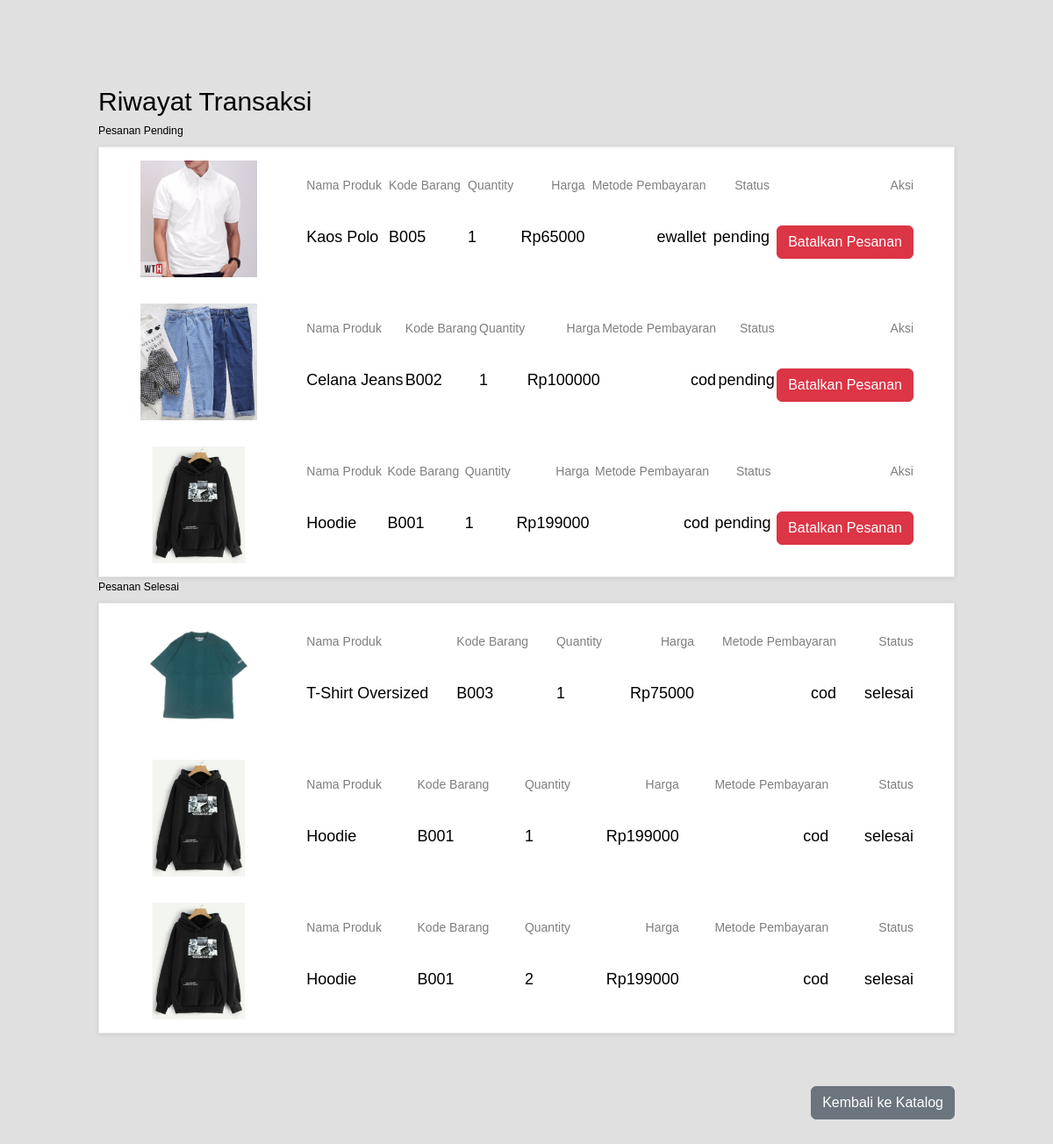
The app's page /riwayat_transaksi.php (signed in) with its own data.
### tables this page shows
CREATE TABLE `transaksi` (
  `id_transaksi` int(11) NOT NULL,
  `username` varchar(30) NOT NULL,
  `kode_barang` varchar(6) NOT NULL,
  `qty` int(16) NOT NULL,
  `metode_pembayaran` enum('cod','ewallet','bank') NOT NULL,
  `status` enum('pending','selesai') NOT NULL
);

CREATE TABLE `produk` (
  `kode_barang` varchar(6) NOT NULL,
  `nama_barang` varchar(50) NOT NULL,
  `harga` bigint(16) NOT NULL,
  `deskripsi_barang` text NOT NULL,
  `stok` bigint(16) NOT NULL,
  `gambar` varchar(255) NOT NULL
);

### riwayat_transaksi.php (the view, shortened to what this page needs)
<!doctype html>
<html lang="en">
<head>
    <link href="https://cdn.jsdelivr.net/npm/bootstrap@5.2.0-beta1/dist/css/bootstrap.min.css" rel="stylesheet"
>
</head>
<body>
<div class="cart_section">
     <div class="container-fluid">
         <div class="row">
             <div class="col-lg-10 offset-lg-1">
                 <div class="cart_container">
                     <div class="cart_title">Riwayat Transaksi</small></div>
                     <small>Pesanan Pending</small>
                     <div class="cart_items">
                         <ul class="cart_list">
                            <?php
                                include 'koneksi.php';
                                $username = $_SESSION['username'];
                                $data = mysqli_query($koneksi, "SELECT t.id_transaksi, p.nama_barang as nama, p.gambar as gambar, p.kode_barang as kode, p.harga as harga, t.qty as qty, t.metode_pembayaran as metode, t.status as status FROM transaksi t, produk p where username = '$username' AND t.kode_barang = p.kode_barang AND t.status = 'pending' ORDER BY t.kode_barang DESC");
                                while ($d = mysqli_fetch_array($data)) {
                            ?>
                             <li class="cart_item clearfix">
                                 <div class="cart_item_image"><img src="admin/aksi/gambar/<?php echo $d['gambar']; ?>" alt=""></div>
                                 <div class="cart_item_info d-flex flex-md-row flex-column justify-content-between">
                                     <div class="cart_item_name cart_info_col">
                                         <div class="cart_item_title">Nama Produk</div>
                                         <div class="cart_item_text"><?php echo $d['nama']; ?></div>
                                     </div>
                                     <div class="cart_item_color cart_info_col">
                                         <div class="cart_item_title">Kode Barang</div>
                                         <div class="cart_item_text"><?php echo $d['kode']; ?></div>
                                     </div>
                                     <div class="cart_item_quantity cart_info_col">
                                         <div class="cart_item_title">Quantity</div>
                                         <div class="cart_item_text"><?php echo $d['qty']; ?></div>
                                     </div>
                                     <div class="cart_item_price cart_info_col">
                                         <div class="cart_item_title">Harga</div>
                                         <div class="cart_item_text">Rp<?php echo $d['harga']; ?></div>
                                     </div>
                                     <div class="cart_item_total cart_info_col">
                                         <div class="cart_item_title">Metode Pembayaran</div>
                                         <div class="cart_item_text"><?php echo $d['metode']; ?></div>
                                     </div>
                                     <div class="cart_item_total cart_info_col">
                                         <div class="cart_item_title">Status</div>
                                         <div class="cart_item_text"><?php echo $d['status']; ?></div>
                                     </div>
                                     <div class="cart_item_total cart_info_col">
                                         <div class="cart_item_title">Aksi</div>
                                         <div class="cart_item_text"><a href="aksi/batalkan_pesanan.php?id=<?php echo $d['id_transaksi']; ?>" onclick="return confirm('Yakin ingin membatalkan pesanan?')" class="btn btn-danger">Batalkan Pesanan</a></div>
                                     </div>
                                 </div>
                             </li>
                             <?php } ?>
                         </ul>
                     </div>
                     <small>Pesanan Selesai</small>
                     <div class="cart_items">
                         <ul class="cart_list">
                            <?php
                                include 'koneksi.php';
                                $username = $_SESSION['username'];
                                $data = mysqli_query($koneksi, "SELECT p.nama_barang as nama, p.gambar as gambar, p.kode_barang as kode, p.harga as harga, t.qty as qty, t.metode_pembayaran as metode, t.status as status FROM transaksi t, produk p where username = '$username' AND t.kode_barang = p.kode_barang AND t.status = 'selesai' ORDER BY t.kode_barang DESC");
                                while ($d = mysqli_fetch_array($data)) {
                            ?>
                             <li class="cart_item clearfix">
                                 <div class="cart_item_image"><img src="admin/aksi/gambar/<?php echo $d['gambar']; ?>" alt=""></div>
                                 <div class="cart_item_info d-flex flex-md-row flex-column justify-content-between">
                                     <div class="cart_item_name cart_info_col">
                                         <div class="cart_item_title">Nama Produk</div>
                                         <div class="cart_item_text"><?php echo $d['nama']; ?></div>
                                     </div>
                                     <div class="cart_item_color cart_info_col">
                                         <div class="cart_item_title">Kode Barang</div>
                                         <div class="cart_item_text"><?php echo $d['kode']; ?></div>
                                     </div>
                                     <div class="cart_item_quantity cart_info_col">
                                         <div class="cart_item_title">Quantity</div>
                                         <div class="cart_item_text"><?php echo $d['qty']; ?></div>
                                     </div>
                                     <div class="cart_item_price cart_info_col">
                                         <div class="cart_item_title">Harga</div>
                                         <div class="cart_item_text">Rp<?php echo $d['harga']; ?></div>
                                     </div>
                                     <div class="cart_item_total cart_info_col">
                                         <div class="cart_item_title">Metode Pembayaran</div>
                                         <div class="cart_item_text"><?php echo $d['metode']; ?></div>
                                     </div>
                                     <div class="cart_item_total cart_info_col">
                                         <div class="cart_item_title">Status</div>
                                         <div class="cart_item_text"><?php echo $d['status']; ?></div>
                                     </div>
                                 </div>
                             </li>
                             <?php } ?>
                         </ul>
                     </div>
                     <div class="cart_buttons"> <a href="home.php"><button type="button" class="btn btn-secondary">Kembali ke Katalog</button></a> </div>
                 </div>
             </div>
         </div>
     </div>
 </div>
</body>
</html>

### riwayat_transaksi.php (style rules this page uses)
* { margin: 0;padding: 0;-webkit-font-smoothing: antialiased;-webkit-text-shadow: rgba(0,0,0,.01) 0 0 1px;text-shadow: rgba(0,0,0,.01) 0 0 1px }
body { font-family: 'Rubik', sans-serif;font-size: 14px;font-weight: 400;background: #E0E0E0;color: #000000 }
ul { list-style: none;margin-bottom: 0px }
.cart_section { width: 100%;padding-top: 93px;padding-bottom: 111px }
.cart_title { font-size: 30px;font-weight: 500 }
.cart_items { margin-top: 8px }
.cart_list { border: solid 1px #e8e8e8;box-shadow: 0px 1px 5px rgba(0,0,0,0.1);background-color: #fff }
.cart_item { width: 100%;padding: 15px;padding-right: 46px }
.cart_item_image { width: 133px;height: 133px;float: left }
.cart_item_image img { max-width: 100% }
.cart_item_info { width: calc(100% - 133px);float: left;padding-top: 18px }
.cart_item_name { margin-left: 7.53% }
.cart_item_title { font-size: 14px;font-weight: 400;color: rgba(0,0,0,0.5) }
.cart_item_text { font-size: 18px;margin-top: 35px }
.cart_item_price { text-align: right }
.cart_item_total { text-align: right }
.cart_buttons { margin-top: 60px;text-align: right }

### records on screen
transaksi: kode_barang.gambar (picture), kode_barang.nama_barang "Kaos Polo", kode_barang.kode_barang "B005", qty "1", kode_barang.harga "65000", metode_pembayaran "ewallet", status "pending"
transaksi: kode_barang.gambar (picture), kode_barang.nama_barang "Celana Jeans", kode_barang.kode_barang "B002", qty "1", kode_barang.harga "100000", metode_pembayaran "cod", status "pending"
transaksi: kode_barang.gambar (picture), kode_barang.nama_barang "Hoodie", kode_barang.kode_barang "B001", qty "1", kode_barang.harga "199000", metode_pembayaran "cod", status "pending"
transaksi: kode_barang.gambar (picture), kode_barang.nama_barang "T-Shirt Oversized", kode_barang.kode_barang "B003", qty "1", kode_barang.harga "75000", metode_pembayaran "cod", status "selesai"
transaksi: kode_barang.gambar (picture), kode_barang.nama_barang "Hoodie", kode_barang.kode_barang "B001", qty "1", kode_barang.harga "199000", metode_pembayaran "cod", status "selesai"
transaksi: kode_barang.gambar (picture), kode_barang.nama_barang "Hoodie", kode_barang.kode_barang "B001", qty "2", kode_barang.harga "199000", metode_pembayaran "cod", status "selesai"
